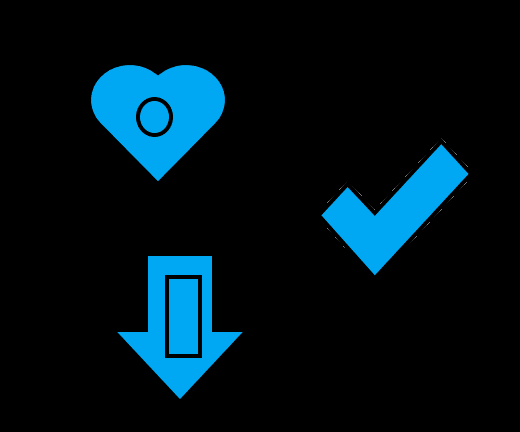
#> input picture contour.png, 520 x 432 px
$ python kontor_algilama.py   (older library calls are emulated)
#> lines starting #> are read from the running program, lines starting #| are printed output that depends on the picture; after the words box and inside, x2 and y2 are one past the last pixel; in counts of white or black regions, pixels touching at a corner belong together
# -*- coding: utf-8 -*-
"""
Created on Fri Dec 16 23:39:42 2022

@author: Serpil ÖZGÜVEN
"""

import cv2
import matplotlib.pyplot as plt
import numpy as np


#resmimizi içe aktaralım
img = cv2.imread("contour.png", 0)
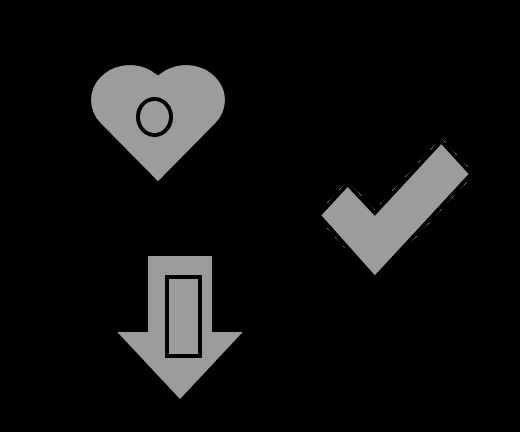
#> img: shape (432, 520); min 0, max 156, mean 17.4
plt.figure(), plt.imshow(img, cmap = "gray"), plt.axis("off")

# farklı sürüm için
# image, contours, hierarch = cv2.findContours(img, cv2.RETR_CCOMP, cv2.CHAIN_APPROX_SIMPLE)

contours, hierarch = cv2.findContours(img, cv2.RETR_CCOMP, cv2.CHAIN_APPROX_SIMPLE)
#> contours = 37 contours, 30 with area under 20; largest, box (x1, y1, x2, y2) and area: (91, 65, 225, 181) 10181, (117, 256, 243, 399) 8952, (321, 144, 469, 276) 7126, (164, 274, 203, 359) 3190, (169, 279, 198, 354) 2072, (135, 96, 174, 138) 1172, (140, 101, 169, 133) 716

external_contour = np.zeros(img.shape)
internal_contour = np.zeros(img.shape)

for i in range(len(contours)):

    #external
    if hierarch[0][i][3] == 1:
        cv2.drawContours(external_contour, contours, i, 255, -1)
    else:  # internal
        cv2.drawContours(internal_contour, contours, i, 255, -1)
#> this loop made 37 passes
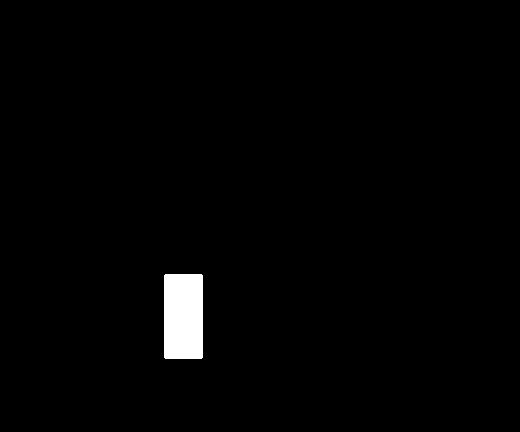
#> external_contour: shape (432, 520) float64; 1.5% white; 1 white region, box (x1, y1, x2, y2) and area: (164, 274, 203, 359) 3311
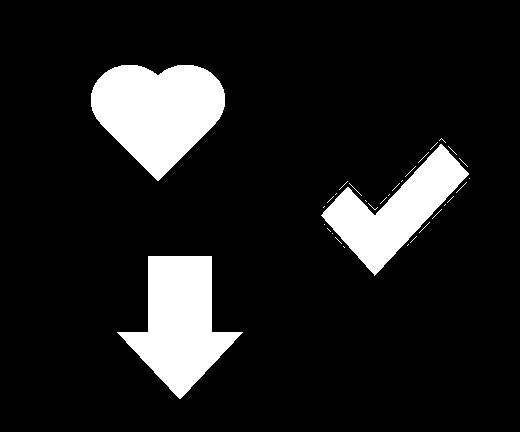
#> internal_contour: shape (432, 520) float64; 12% white; 33 white regions (30 under 20 px), largest, box (x1, y1, x2, y2) and area: (91, 65, 225, 181) 10343, (117, 256, 243, 399) 9157, (321, 144, 469, 276) 7288

plt.figure(), plt.imshow(external_contour, cmap = "gray"),plt.axis("off")
plt.figure(), plt.imshow(internal_contour, cmap = "gray"),plt.axis("off")
